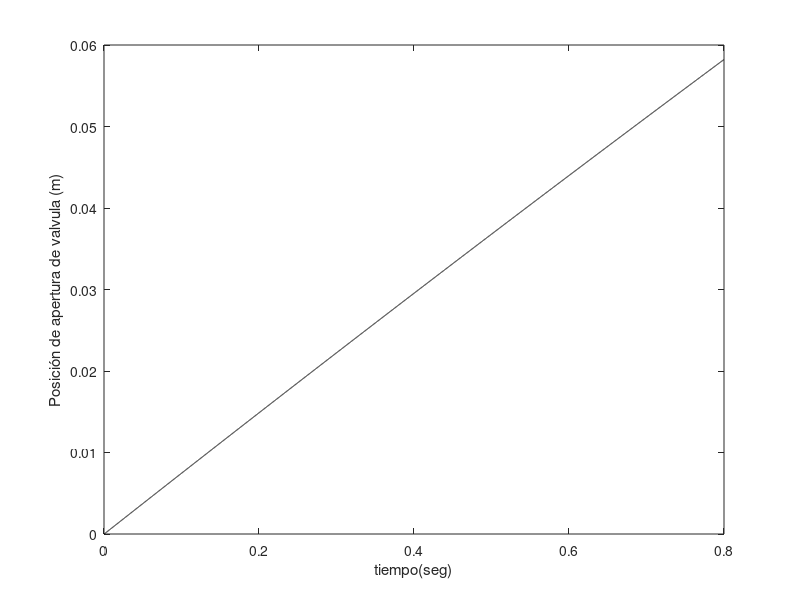
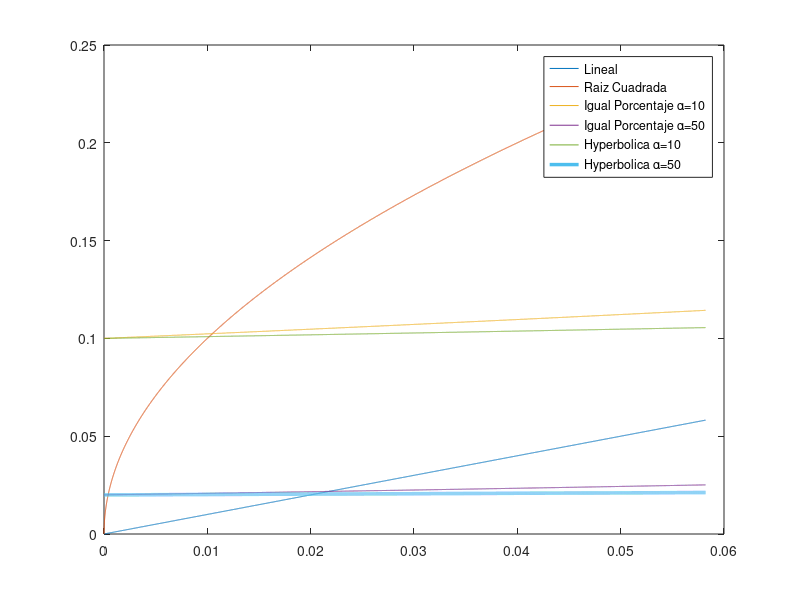

Reproduce these figures in MATLAB, in order.
clc
clear
close all

%--------parametros del sistema------
k=0.3;
c=4;
m=0.001;
A=0.3;

%-------modelo del sistema--------
h=tf(A/k,[m/k c/k 1]);
[x t]=step(h);
plot(t,x,'k')
xlabel('tiempo(seg)');
ylabel('Posición de apertura de valvula (m)')
%-----https://controlautomaticoeducacion.com/instrumentacion/valvula-de-control/

%-------flujo a traves de la valvula---

%Constante
a1=10;
a2=50;
% 1. Valvula Lineal
f1=x;
% 2. Válvula Raiz Cuadrada
f2=sqrt(x);
% 3. Valvula de porcentaje parejo
f3=a1.^(x-1); %Cte 1
f4=a2.^(x-1); %Cte 1
% 4. Valvula Hyperbolica
f5=1./(a1-(a1-1).*x);
f6=1./(a2-(a2-1).*x);
%Grafica:
figure
plot(x,f1,x,f2,x,f3,x,f4,x,f5,x,f6,'Linewidth',2.5)
legend('Lineal','Raiz Cuadrada','Igual Porcentaje \alpha=10'...
    ,'Igual Porcentaje \alpha=50','Hyperbolica \alpha=10','Hyperbolica \alpha=50')